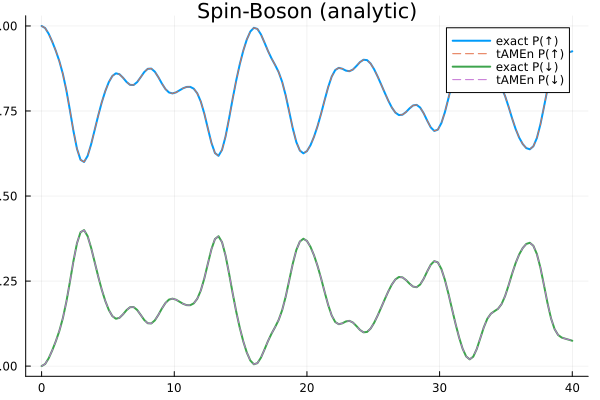

This figure's Julia source:
using LinearAlgebra
using TTSolver
using Plots
using DelimitedFiles

function boson_operators(nb::Integer)
    a = zeros(Float64, nb, nb)
    for n in 2:nb
        a[n - 1, n] = sqrt(n - 1)
    end
    adag = transpose(a)
    x = a + adag
    n_op = Diagonal(0:(nb - 1))
    return a, adag, x, n_op
end

function tt_kron_matrix(A::AbstractMatrix, B::AbstractMatrix)
    return TTMatrix([
        reshape(A, 1, size(A, 1), size(A, 2), 1),
        reshape(B, 1, size(B, 1), size(B, 2), 1),
    ])
end

nb = 6
nt = 3
tol = 1e-4
Tfin = 40.0
Nsteps = 150
dt = Tfin / Nsteps

sigma_z = ComplexF64[1 0; 0 -1]
sigma_x = ComplexF64[0 1; 1 0]
id2 = Matrix{ComplexF64}(I, 2, 2)

_, _, x_op, n_op = boson_operators(nb)
idb = Matrix{ComplexF64}(I, nb, nb)

Δ0 = 1.0
Δx = 1.5
ω = 1.2
g = 0.3

H_tt =
    0.5 * Δ0 * tt_kron_matrix(sigma_z, idb) +
    0.5 * Δx * tt_kron_matrix(sigma_x, idb) +
    ω * tt_kron_matrix(id2, Matrix{ComplexF64}(n_op)) +
    g * tt_kron_matrix(sigma_z, Matrix{ComplexF64}(x_op))

opts = Dict(
    :verb => 1,
    :nswp => 2,
    :local_iters => 5,
    :time_scheme => "cn",
    :time_error_damp => 10.0,
    :kickrank => 4,
    :correct_2_norm => true,
)

x0 = tt_unit([2, nb], [1, 1]; T=ComplexF64)
U = tkron(x0, tt_ones(nt; T=ComplexF64))

A = (-1im) * H_tt

ts = collect(range(0.0, Tfin; length=Nsteps + 1))

H_full =
    0.5 * Δ0 * kron(sigma_z, idb) +
    0.5 * Δx * kron(sigma_x, idb) +
    ω * kron(id2, Matrix{ComplexF64}(n_op)) +
    g * kron(sigma_z, Matrix{ComplexF64}(x_op))

psi0 = kron(ComplexF64[1.0, 0.0], ComplexF64[1.0; zeros(ComplexF64, nb - 1)])

psi_exact = Vector{Vector{ComplexF64}}(undef, length(ts))
psi_tt = Vector{Vector{ComplexF64}}(undef, length(ts))
norm_exact = zeros(Float64, length(ts))
norm_tt = zeros(Float64, length(ts))
psi_exact[1] = psi0
psi_tt[1] = vec(reshape(expand_dR(x0), :, 1))
norm_exact[1] = sum(abs2, psi_exact[1])
norm_tt[1] = sum(abs2, psi_tt[1])

scheme = String(opts[:time_scheme])
let u = x0
    for i in 2:length(ts)
        A_step = dt * A
        U = tkron(u, tt_ones(nt; T=ComplexF64))
        U, tgrid, _, _ = tamen(U, A_step, tol, opts)
        u = extract_snapshot(U, tgrid, 1.0, scheme)
        norm_tt[i] = real(dot(u, u))
        psi_tt[i] = vec(reshape(expand_dR(u), :, 1))
        psi_exact[i] = exp(-1im * H_full * ts[i]) * psi0
        norm_exact[i] = sum(abs2, psi_exact[i])
    end
end

# Convert TT (column-major) ordering to kron (row-major) ordering for comparison
function tt_to_kron_order(psi_tt, n1, n2)
    psi_kron = zeros(eltype(psi_tt), n1 * n2)
    for i in 1:n1
        for j in 1:n2
            tt_idx = (j - 1) * n1 + i
            kron_idx = (i - 1) * n2 + j
            psi_kron[kron_idx] = psi_tt[tt_idx]
        end
    end
    return psi_kron
end

psi_tt_kron = [tt_to_kron_order(v, 2, nb) for v in psi_tt]

p_up_exact = [sum(abs2, reshape(v, 2, nb)[1, :]) for v in psi_exact]
p_dn_exact = [sum(abs2, reshape(v, 2, nb)[2, :]) for v in psi_exact]
p_up_tt = [sum(abs2, reshape(v, 2, nb)[1, :]) for v in psi_tt_kron]
p_dn_tt = [sum(abs2, reshape(v, 2, nb)[2, :]) for v in psi_tt_kron]

plt = plot(ts, p_up_exact; label="exact P(↑)", linewidth=2)
plot!(plt, ts, p_up_tt; label="tAMEn P(↑)", linestyle=:dash)
plot!(plt, ts, p_dn_exact; label="exact P(↓)", linewidth=2)
plot!(plt, ts, p_dn_tt; label="tAMEn P(↓)", linestyle=:dash)
plot!(plt; xlabel="t", ylabel="population", title="Spin-Boson (analytic)")

savefig(plt, "spin_boson_analytic.png")
display(plt)

plt_norm = plot(ts, norm_exact; label="exact norm", linewidth=2)
plot!(plt_norm, ts, norm_tt; label="tAMEn norm", linestyle=:dash)
plot!(plt_norm; xlabel="t", ylabel="norm", title="Norm check")

savefig(plt_norm, "spin_boson_analytic_norm.png")
display(plt_norm)

data = hcat(ts, p_up_exact, p_up_tt, p_dn_exact, p_dn_tt, norm_exact, norm_tt)
writedlm("spin_boson_analytic_data.csv", data, ',')
